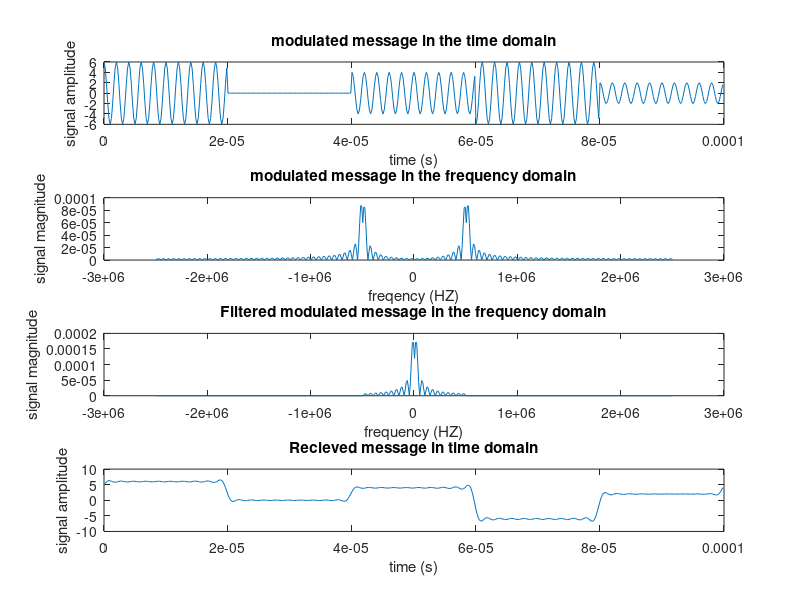

Write the MATLAB code that produced this figure.
close all;
clear all;
clc;  

carrier = 500e3;                             % carrier signal's frequency
sampling = carrier*10;                       % sampling rate
dt = 1/sampling;

message = [6 0 4 -6 2];                      % the message to transmit
message_freq = carrier/10;                   % The message's frequency                 

t=0:dt:length(message)/message_freq - dt;    % our time vector for transmitting the message

carrier_signal = cos(2*pi*carrier*t);        % carrier signal used in modulation

encoded=[];  % message signal
for ii=1:length(message)
    encoded=[encoded message(ii)*ones(1,length(t)/length(message))]; % The signal we want to transmit
end

modulated_message = encoded .*carrier_signal;     % the modulated signal - the encoding signal multiplied by the carrier

freq_domain_message = fftshift(fft(modulated_message,length(modulated_message))*dt); % frequency domain signals
f = linspace(-pi,pi,length(modulated_message))/dt/2/pi;      % creating the frequency vector for plotting the result

filter = @(f) 2*(abs(f)<500e3);                   % we use an idealized filtering transfer function
local_oscillator = cos(2*pi*carrier*t);           % definition for the local oscillator

recieved_mess = modulated_message .* local_oscillator; % getting recieved message by multiplying local oscillator and message
freq_recieved = fftshift(fft(recieved_mess,length(recieved_mess)))*dt; % finding frequency domain recieved signal
filtered_message = freq_recieved .* filter(f);           % filtering the recieved message
received_message = ifft(ifftshift(filtered_message))/dt; % converting back to time domain

subplot(4,1,1);
plot(t,modulated_message);                   % plotting the modulated message in the time domain
title("modulated message in the time domain");
xlabel("time (s)");
ylabel("signal amplitude");
subplot(4,1,2);
plot(f,abs(freq_domain_message));            % plotting magnitude of message in frequency domain
title("modulated message in the frequency domain");
xlabel("freqency (HZ)");
ylabel("signal magnitude");
subplot(4,1,3);
plot(f,abs(filtered_message));               % plotting magnitude of filtered message in frequency domain
title("Filtered modulated message in the frequency domain");
xlabel("frequency (HZ)");
ylabel("signal magnitude");
subplot(4,1,4);
plot(t,received_message);                    % plotting recieved message in the time domain
title("Recieved message in time domain");
xlabel("time (s)");
ylabel("signal amplitude");